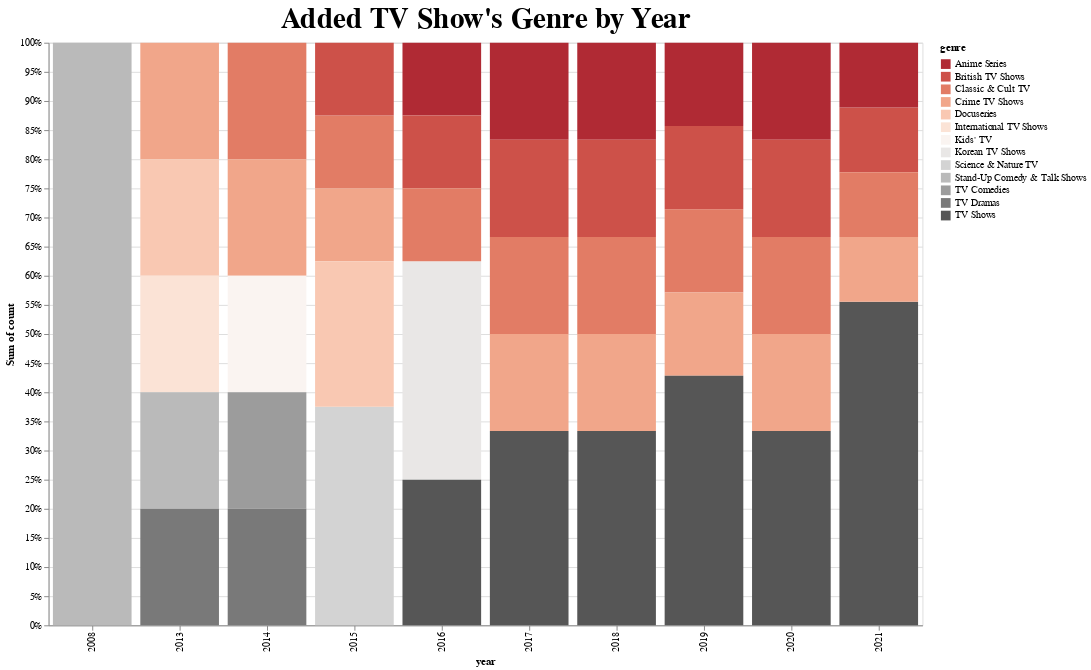

Source (notebook cell):
### Code cell
#연도별 장르 추가 분포도(TV Show)
import altair as alt

alt.Chart(top_year_count_tv).mark_bar().encode(
    x='year:N',
    y=alt.Y('sum(count)', stack="normalize", sort="ascending"),
    color = alt.Color("genre", scale=alt.Scale(scheme='redgrey'))).properties(
    width=900,
    height=600,
    title="Added TV Show's Genre by Year").configure_title(fontSize=30)

### Figure 1 — Vega-Lite specification as saved in the notebook (floating-point values rounded to 4 significant figures)
{"config": {"view": {"continuousWidth": 400, "continuousHeight": 300}, "title": {"fontSize": 30}}, "data": {"name": "data-e399b5c3acd89f8eaa82c012fb49129c"}, "mark": "bar", "encoding": {"color": {"field": "genre", "scale": {"scheme": "redgrey"}, "type": "nominal"}, "x": {"field": "year", "type": "nominal"}, "y": {"aggregate": "sum", "field": "count", "sort": "ascending", "stack": "normalize", "type": "quantitative"}}, "height": 600, "title": "Added TV Show's Genre by Year", "width": 900, "$schema": "https://vega.github.io/schema/vega-lite/v4.17.0.json", "datasets": {"data-e399b5c3acd89f8eaa82c012fb49129c": [{"year": 2008, "genre": "Stand-Up Comedy & Talk Shows", "count": 1}, {"year": 2013, "genre": "Crime TV Shows", "count": 1}, {"year": 2013, "genre": "Docuseries", "count": 1}, {"year": 2013, "genre": "International TV Shows", "count": 1}, {"year": 2013, "genre": "Stand-Up Comedy & Talk Shows", "count": 1}, {"year": 2013, "genre": "TV Dramas", "count": 1}, {"year": 2014, "genre": "Classic & Cult TV", "count": 1}, {"year": 2014, "genre": "Crime TV Shows", "count": 1}, {"year": 2014, "genre": "Kids' TV", "count": 1}, {"year": 2014, "genre": "TV Comedies", "count": 1}, {"year": 2014, "genre": "TV Dramas", "count": 1}, {"year": 2015, "genre": "Crime TV Shows", "count": 1}, {"year": 2015, "genre": "Classic & Cult TV", "count": 1}, {"year": 2015, "genre": "Science & Nature TV", "count": 3}, {"year": 2015, "genre": "Docuseries", "count": 2}, {"year": 2015, "genre": "British TV Shows", "count": 1}, {"year": 2016, "genre": "Korean TV Shows", "count": 3}, {"year": 2016, "genre": "TV Shows", "count": 2}, {"year": 2016, "genre": "Anime Series", "count": 1}, {"year": 2016, "genre": "British TV Shows", "count": 1}, {"year": 2016, "genre": "Classic & Cult TV", "count": 1}, {"year": 2017, "genre": "Crime TV Shows", "count": 1}, {"year": 2017, "genre": "Classic & Cult TV", "count": 1}, {"year": 2017, "genre": "Anime Series", "count": 1}, {"year": 2017, "genre": "TV Shows", "count": 2}, {"year": 2017, "genre": "British TV Shows", "count": 1}, {"year": 2018, "genre": "TV Shows", "count": 2}, {"year": 2018, "genre": "Anime Series", "count": 1}, {"year": 2018, "genre": "British TV Shows", "count": 1}, {"year": 2018, "genre": "Classic & Cult TV", "count": 1}, {"year": 2018, "genre": "Crime TV Shows", "count": 1}, {"year": 2019, "genre": "Classic & Cult TV", "count": 1}, {"year": 2019, "genre": "Crime TV Shows", "count": 1}, {"year": 2019, "genre": "Anime Series", "count": 1}, {"year": 2019, "genre": "TV Shows", "count": 3}, {"year": 2019, "genre": "British TV Shows", "count": 1}, {"year": 2020, "genre": "Crime TV Shows", "count": 1}, {"year": 2020, "genre": "TV Shows", "count": 2}, {"year": 2020, "genre": "Anime Series", "count": 1}, {"year": 2020, "genre": "British TV Shows", "count": 1}, {"year": 2020, "genre": "Classic & Cult TV", "count": 1}, {"year": 2021, "genre": "British TV Shows", "count": 1}, {"year": 2021, "genre": "Classic & Cult TV", "count": 1}, {"year": 2021, "genre": "TV Shows", "count": 5}, {"year": 2021, "genre": "Anime Series", "count": 1}, {"year": 2021, "genre": "Crime TV Shows", "count": 1}]}}
